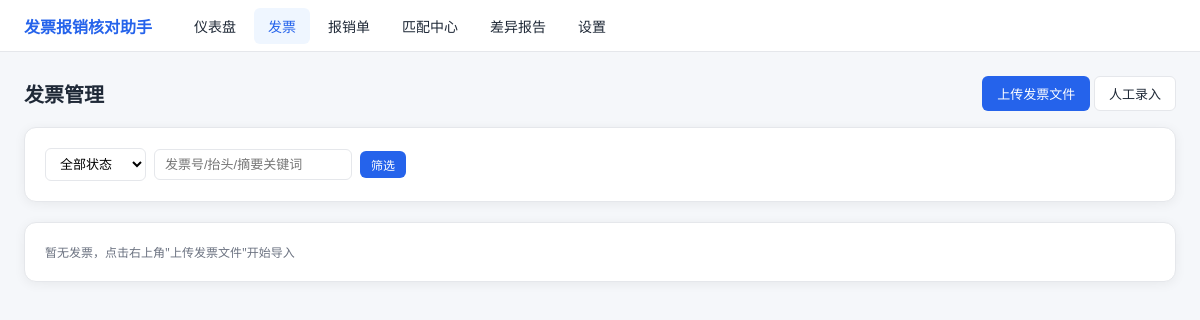
Page /invoices on the earlier database version.
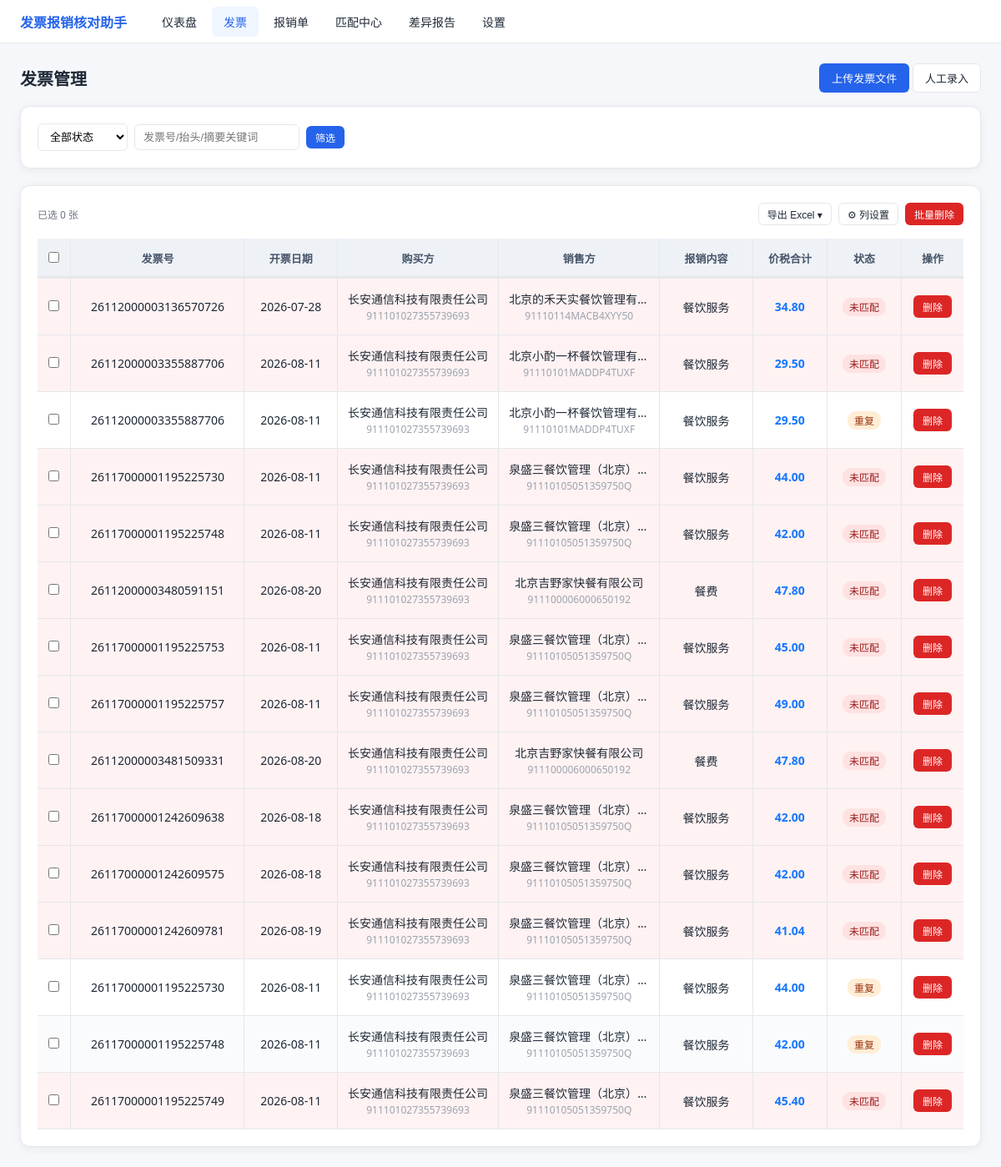
Same page on the later database version.
### tables this page shows
CREATE TABLE invoice (
    id               INTEGER PRIMARY KEY AUTOINCREMENT,
    file_hash        TEXT NOT NULL,
    source_path      TEXT,
    file_type        TEXT NOT NULL CHECK(file_type IN ('pdf','ofd','xml','jpg','jpeg','png')),
    invoice_code     TEXT NOT NULL DEFAULT '',
    invoice_no       TEXT NOT NULL DEFAULT '',
    invoice_date     TEXT,
    buyer_name       TEXT NOT NULL DEFAULT '',
    buyer_tax_no     TEXT NOT NULL DEFAULT '',
    seller_name      TEXT NOT NULL DEFAULT '',
    seller_tax_no    TEXT NOT NULL DEFAULT '',
    amount           TEXT,
    tax_amount       TEXT,
    total_amount     TEXT,
    tax_rate         TEXT NOT NULL DEFAULT '',
    item_summary     TEXT NOT NULL DEFAULT '',
    check_code       TEXT NOT NULL DEFAULT '',
    raw_json         TEXT NOT NULL DEFAULT '{}',
    parse_engine     TEXT NOT NULL CHECK(parse_engine IN ('xml','ofd','pdf_text','ocr','manual')),
    parse_confidence REAL NOT NULL DEFAULT 0.0 CHECK(parse_confidence BETWEEN 0 AND 1),
    status           TEXT NOT NULL DEFAULT 'PARSING'
                     CHECK(status IN ('PARSING','PARSED','NORMAL','ABNORMAL','DUPLICATE','MATCHED')),
    is_red_flush     INTEGER NOT NULL DEFAULT 0,
    created_at       TEXT NOT NULL DEFAULT (datetime('now','localtime')),
    updated_at       TEXT NOT NULL DEFAULT (datetime('now','localtime'))
);

### app/web/pages.py (the view)
@pages.get("/invoices", response_class=HTMLResponse)
def invoices_page(request: Request, status: str = "", q: str = ""):
    if status == "unmatched":
        status = "NORMAL"
    rows = invoice_service.list_invoices(status=status or None, keyword=q or None)
    return templates.TemplateResponse(request, "invoices.html", {
        "request": request, "rows": rows,
        "status": status, "q": q,
        "counts": invoice_service.invoice_status_counts(),
    })

### app/web/templates/invoices.html (shortened to what this page needs)
{% extends "base.html" %}
{% block content %}
<div style="display:flex;justify-content:space-between;align-items:center;margin-bottom:16px;">
  <h1 style="font-size:20px;">发票管理</h1>
  <div>
    <button class="btn" onclick="openModal()">上传发票文件</button>
    <button class="btn btn-outline" onclick="openModalManual()">人工录入</button>
  </div>
</div>
<div class="card">
  <form class="inline" method="get">
    <select name="status">
      <option value="">全部状态</option>
    </select>
    <input name="q" value="{{ q }}" placeholder="发票号/抬头/摘要关键词">
    <button class="btn btn-sm">筛选</button>
  </form>
</div>
<div class="card">
  {% if rows %}
  <div style="display:flex;justify-content:space-between;align-items:center;margin-bottom:16px;">
    <span class="muted" id="selInfo">已选 0 张</span>
    <div style="display:flex;gap:8px;align-items:center;">
      <div class="col-settings" id="exportMenu">
        <button class="btn btn-outline btn-sm" type="button" onclick="toggleExportPanel(event)">导出 Excel ▾</button>
      </div>
      <div class="col-settings" id="colSettings">
        <button class="btn btn-outline btn-sm" type="button" onclick="toggleColPanel(event)" title="列设置">⚙ 列设置</button>
      </div>
      <button class="btn btn-danger btn-sm" id="btnBatchDel" onclick="batchDelete()" disabled>批量删除</button>
    </div>
  </div>
  <div class="table-scroll">
  <table class="invoice-table">
    <colgroup>
      <col class="col-check">
      <col class="col-invoice_no">
      <col class="col-invoice_date">
      <col class="col-buyer">
      <col class="col-seller">
      <col class="col-item_summary">
      <col class="col-amount">
      <col class="col-tax_amount">
      <col class="col-total_amount">
      <col class="col-status">
      <col class="col-action">
    </colgroup>
    <thead>
    <tr>
      <th class="col-check fixed-left"><input type="checkbox" id="chkAll" onchange="toggleAll(this)"></th>
      <th class="col-invoice_no fixed-left">发票号</th>
      <th class="col-invoice_date">开票日期</th>
      <th class="col-buyer">购买方</th>
      <th class="col-seller">销售方</th>
      <th class="col-item_summary">报销内容</th>
      <th class="col-total_amount col-number">价税合计</th>
      <th class="col-status fixed-right col-state">状态</th>
      <th class="col-action fixed-right">操作</th>
    </tr>
    </thead>
    <tbody>
    {% for i in rows %}
    <tr id="row-{{ i.id }}"{% if i.status == 'NORMAL' %} class="row-unmatched"{% endif %}>
      <td class="col-check fixed-left"><input type="checkbox" class="chk-inv" value="{{ i.id }}" onchange="refreshSel()"></td>
      <td class="col-invoice_no fixed-left" title="{{ i.invoice_no or '' }}">{{ i.invoice_no or '—' }}</td>
      <td class="col-invoice_date">{{ i.invoice_date or '—' }}</td>
      <td class="col-buyer">
        <div class="cell-dual">
          <div class="c-name" title="{{ i.buyer_name or '' }}">{{ i.buyer_name or '—' }}</div>
          <div class="c-tax">{{ i.buyer_tax_no or '—' }}</div>
        </div>
      </td>
      <td class="col-seller">
        <div class="cell-dual">
          <div class="c-name" title="{{ i.seller_name or '' }}">{{ i.seller_name or '—' }}</div>
          <div class="c-tax">{{ i.seller_tax_no or '—' }}</div>
        </div>
      </td>
      <td class="col-item-summary editable" title="{{ i.item_summary_raw or i.item_summary or '' }}（双击编辑）" data-inv-id="{{ i.id }}" ondblclick="editItemSummary(this)">{{ i.item_summary or '—' }}</td>
      <td class="col-total_amount col-number cell-amount"><b>{% if i.total_amount %}{{ '%.2f'|format(i.total_amount|float) }}{% else %}—{% endif %}</b></td>
      <td class="col-status fixed-right col-state"><span class="badge {% if i.status == 'NORMAL' %}badge-red{% else %}{{ i.status|badge }}{% endif %}">{{ i.status|status_cn }}</span></td>
      <td class="col-action fixed-right">
        <button class="btn btn-sm btn-danger" onclick="delOne({{ i.id }}, '{{ i.invoice_no or i.id }}')">删除</button>
      </td>
    </tr>
    {% endfor %}
    </tbody>
  </table>
  </div>
  {% else %}<p class="muted">暂无发票，点击右上角"上传发票文件"开始导入</p>{% endif %}
</div>
{% endblock %}

### app/web/templates/base.html (shortened to what this page needs)
<!DOCTYPE html>
<html lang="zh-CN">
<head>
</head>
<body>
<div class="nav">
  <span class="brand">发票报销核对助手</span>
  <a href="/" {% if request.url.path=='/' %}class="active"{% endif %}>仪表盘</a>
  <a href="/invoices" {% if request.url.path.startswith('/invoices') %}class="active"{% endif %}>发票</a>
  <a href="/reimburses" {% if request.url.path.startswith('/reimburses') %}class="active"{% endif %}>报销单</a>
  <a href="/matches" {% if request.url.path.startswith('/matches') %}class="active"{% endif %}>匹配中心</a>
  <a href="/report" {% if request.url.path.startswith('/report') %}class="active"{% endif %}>差异报告</a>
  <a href="/settings" {% if request.url.path.startswith('/settings') %}class="active"{% endif %}>设置</a>
</div>
<div class="container">{% block content %}{% endblock %}</div>
</body>
</html>

### app/web/templates/base.html (style rules this page uses)
:root { --primary:#2563eb;--bg:#f5f7fa;--card:#fff;--border:#e5e7eb;--text:#1f2937;--muted:#6b7280; }
* { box-sizing:border-box;margin:0;padding:0; }
body { font-family:"Microsoft YaHei",system-ui,sans-serif;background:var(--bg);color:var(--text);font-size:14px; }
.nav { background:var(--card);border-bottom:1px solid var(--border);padding:0 24px;display:flex;align-items:center;gap:4px;height:52px; }
.nav .brand { font-weight:700;font-size:16px;margin-right:24px;color:var(--primary); }
.nav a { padding:8px 14px;border-radius:6px;color:var(--text);text-decoration:none; }
.nav a:hover,.nav a.active { background:#eff6ff;color:var(--primary); }
.container { max-width:1560px;margin:24px auto;padding:0 24px; }
.card { background:var(--card);border:1px solid var(--border);border-radius:12px;padding:20px;margin-bottom:20px; }
table { width:100%;border-collapse:collapse; }
th,td { padding:9px 10px;border-bottom:1px solid var(--border);text-align:left;white-space:nowrap;vertical-align:middle; }
tbody td { height:46px; }
th { color:#666;font-weight:600;background:#fafbfc;font-size:13px; }
.invoice-table { table-layout:fixed;width:100%; }
.invoice-table th,.invoice-table td { padding:14px 12px;overflow:hidden;text-overflow:ellipsis;white-space:nowrap;vertical-align:middle; }
.invoice-table tbody td { height:auto; }
.invoice-table .col-number { text-align:right;font-variant-numeric:tabular-nums; }
.invoice-table .col-action { width:100px;min-width:100px;overflow:visible; }
.invoice-table td.col-action { overflow:visible; }
.badge { display:inline-block;padding:2px 8px;border-radius:10px;font-size:12px;font-weight:500; }
.badge-red { background:#fee2e2;color:#991b1b; }
.badge-orange { background:#ffedd5;color:#9a3412; }
.btn { display:inline-block;padding:7px 14px;border-radius:6px;border:1px solid transparent;background:var(--primary);color:#fff;cursor:pointer;font-size:13px;text-decoration:none; }
.btn-sm { padding:4px 10px;font-size:12px; }
.btn-outline { background:#fff;color:var(--text);border-color:var(--border); }
.btn-danger { background:#dc2626; }
input,select,textarea { padding:7px 10px;border:1px solid var(--border);border-radius:6px;font-size:13px;background:#fff; }
form.inline { display:flex;gap:8px;flex-wrap:wrap;align-items:center; }
.muted { color:var(--muted);font-size:12px; }

Differences in the rows shown:
added invoice: invoice_no "26112000003136570726", invoice_date "2026-07-28", buyer_name "长安通信科技有限责任公司", buyer_tax_no "911101027355739693", seller_name "北京的禾天实餐饮管理有…", seller_tax_no "91110114MACB4XYY50", item_summary "餐饮服务", total_amount "34.80", status|status_cn "未匹配"
added invoice: invoice_no "26112000003355887706", invoice_date "2026-08-11", buyer_name "长安通信科技有限责任公司", buyer_tax_no "911101027355739693", seller_name "北京小酌一杯餐饮管理有…", seller_tax_no "91110101MADDP4TUXF", item_summary "餐饮服务", total_amount "29.50", status|status_cn "未匹配"
added invoice: invoice_no "26112000003355887706", invoice_date "2026-08-11", buyer_name "长安通信科技有限责任公司", buyer_tax_no "911101027355739693", seller_name "北京小酌一杯餐饮管理有…", seller_tax_no "91110101MADDP4TUXF", item_summary "餐饮服务", total_amount "29.50", status|status_cn "重复"
added invoice: invoice_no "26117000001195225730", invoice_date "2026-08-11", buyer_name "长安通信科技有限责任公司", buyer_tax_no "911101027355739693", seller_name "泉盛三餐饮管理（北京）…", seller_tax_no "91110105051359750Q", item_summary "餐饮服务", total_amount "44.00", status|status_cn "未匹配"
added invoice: invoice_no "26117000001195225748", invoice_date "2026-08-11", buyer_name "长安通信科技有限责任公司", buyer_tax_no "911101027355739693", seller_name "泉盛三餐饮管理（北京）…", seller_tax_no "91110105051359750Q", item_summary "餐饮服务", total_amount "42.00", status|status_cn "未匹配"
added invoice: invoice_no "26112000003480591151", invoice_date "2026-08-20", buyer_name "长安通信科技有限责任公司", buyer_tax_no "911101027355739693", seller_name "北京吉野家快餐有限公司", seller_tax_no "911100006000650192", item_summary "餐费", total_amount "47.80", status|status_cn "未匹配"
added invoice: invoice_no "26117000001195225753", invoice_date "2026-08-11", buyer_name "长安通信科技有限责任公司", buyer_tax_no "911101027355739693", seller_name "泉盛三餐饮管理（北京）…", seller_tax_no "91110105051359750Q", item_summary "餐饮服务", total_amount "45.00", status|status_cn "未匹配"
added invoice: invoice_no "26117000001195225757", invoice_date "2026-08-11", buyer_name "长安通信科技有限责任公司", buyer_tax_no "911101027355739693", seller_name "泉盛三餐饮管理（北京）…", seller_tax_no "91110105051359750Q", item_summary "餐饮服务", total_amount "49.00", status|status_cn "未匹配"
added invoice: invoice_no "26112000003481509331", invoice_date "2026-08-20", buyer_name "长安通信科技有限责任公司", buyer_tax_no "911101027355739693", seller_name "北京吉野家快餐有限公司", seller_tax_no "911100006000650192", item_summary "餐费", total_amount "47.80", status|status_cn "未匹配"
added invoice: invoice_no "26117000001242609638", invoice_date "2026-08-18", buyer_name "长安通信科技有限责任公司", buyer_tax_no "911101027355739693", seller_name "泉盛三餐饮管理（北京）…", seller_tax_no "91110105051359750Q", item_summary "餐饮服务", total_amount "42.00", status|status_cn "未匹配"
added invoice: invoice_no "26117000001242609575", invoice_date "2026-08-18", buyer_name "长安通信科技有限责任公司", buyer_tax_no "911101027355739693", seller_name "泉盛三餐饮管理（北京）…", seller_tax_no "91110105051359750Q", item_summary "餐饮服务", total_amount "42.00", status|status_cn "未匹配"
added invoice: invoice_no "26117000001242609781", invoice_date "2026-08-19", buyer_name "长安通信科技有限责任公司", buyer_tax_no "911101027355739693", seller_name "泉盛三餐饮管理（北京）…", seller_tax_no "91110105051359750Q", item_summary "餐饮服务", total_amount "41.04", status|status_cn "未匹配"
added invoice: invoice_no "26117000001195225730", invoice_date "2026-08-11", buyer_name "长安通信科技有限责任公司", buyer_tax_no "911101027355739693", seller_name "泉盛三餐饮管理（北京）…", seller_tax_no "91110105051359750Q", item_summary "餐饮服务", total_amount "44.00", status|status_cn "重复"
added invoice: invoice_no "26117000001195225748", invoice_date "2026-08-11", buyer_name "长安通信科技有限责任公司", buyer_tax_no "911101027355739693", seller_name "泉盛三餐饮管理（北京）…", seller_tax_no "91110105051359750Q", item_summary "餐饮服务", total_amount "42.00", status|status_cn "重复"
added invoice: invoice_no "26117000001195225749", invoice_date "2026-08-11", buyer_name "长安通信科技有限责任公司", buyer_tax_no "911101027355739693", seller_name "泉盛三餐饮管理（北京）…", seller_tax_no "91110105051359750Q", item_summary "餐饮服务", total_amount "45.40", status|status_cn "未匹配"
Other differences:
form field value: (not shown) → "☐"
text no longer shown: "暂无发票，点击右上角\"上传发票文件\"开始导入"
text now shown: "已选 0 张 导出 Excel ▾ ⚙ 列设置 批量删除 发票号 开票日期 购买方 销售方 报销内容 价税合计 状态 操作"
